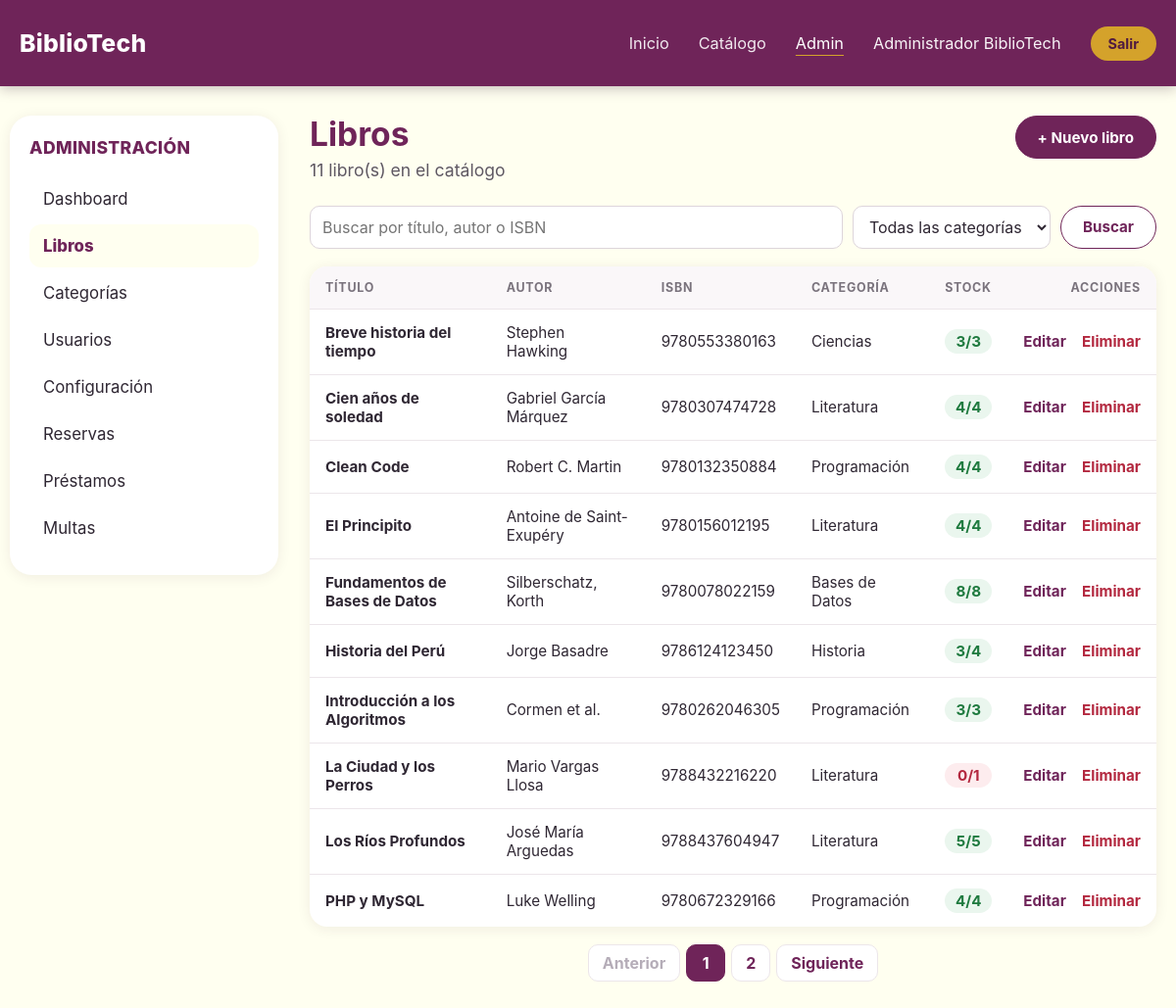
The app's page /admin/libros (signed in) with its own data.
### tables this page shows
CREATE TABLE IF NOT EXISTS libros (
    id               BIGINT UNSIGNED NOT NULL AUTO_INCREMENT,
    titulo           VARCHAR(255) NOT NULL,
    autor            VARCHAR(180) NOT NULL,
    isbn             VARCHAR(20) NOT NULL,
    id_categoria     BIGINT UNSIGNED NOT NULL,
    editorial        VARCHAR(150) NULL,
    anio             SMALLINT UNSIGNED NULL,
    portada_url      VARCHAR(500) NULL,
    sinopsis         TEXT NULL,
    stock_total      INT UNSIGNED NOT NULL DEFAULT 1,
    stock_disponible INT UNSIGNED NOT NULL DEFAULT 1,
    created_at       TIMESTAMP NOT NULL DEFAULT CURRENT_TIMESTAMP,
    updated_at       TIMESTAMP NOT NULL DEFAULT CURRENT_TIMESTAMP ON UPDATE CURRENT_TIMESTAMP,
    PRIMARY KEY (id),
    UNIQUE KEY uq_libros_isbn (isbn),
    KEY idx_libros_categoria (id_categoria),
    CONSTRAINT fk_libros_categoria FOREIGN KEY (id_categoria) REFERENCES categorias (id)
);

CREATE TABLE IF NOT EXISTS categorias (
    id          BIGINT UNSIGNED NOT NULL AUTO_INCREMENT,
    nombre      VARCHAR(100) NOT NULL,
    descripcion TEXT NULL,
    created_at  TIMESTAMP NOT NULL DEFAULT CURRENT_TIMESTAMP,
    updated_at  TIMESTAMP NOT NULL DEFAULT CURRENT_TIMESTAMP ON UPDATE CURRENT_TIMESTAMP,
    PRIMARY KEY (id),
    UNIQUE KEY uq_categorias_nombre (nombre)
);

### app/Controllers/Admin/BaseController.php (called while the page is built, shortened)
<?php
abstract class BaseController
{
    protected array $usuario;
    public function __construct()
    {
        $this->usuario = Auth::requireRole(['administrador']);
    }
    protected function render(string $vista, string $seccion, string $titulo, array $data = []): void
    {
        View::render($vista, $data + [
            'seccion' => $seccion,
            'titulo' => $titulo,
            'usuario' => $this->usuario,
            'csrf' => Csrf::token(),
            'mensajes' => Flash::pull(),
        ]);
    }
    protected function idDe(array $origen, string $clave = 'id'): int
    {
        $valor = $origen[$clave] ?? 0;
        return is_scalar($valor) ? max(0, (int) $valor) : 0;
    }
    protected function texto(string $clave, ?array $origen = null): string
    {
        $origen ??= $_POST;
        $valor = $origen[$clave] ?? '';
        return is_string($valor) ? trim($valor) : '';
    }
    protected function busqueda(): string
    {
        return mb_substr($this->texto('q', $_GET), 0, 100);
    }
    protected function pagina(): int
    {
        return max(1, $this->idDe($_GET, 'page'));
    }
}

### app/Controllers/Admin/LibroController.php (called while the page is built, shortened)
<?php
final class LibroController extends BaseController
{
    private Libro $libros;
    private Categoria $categorias;
    public function __construct()
    {
        $this->libros = new Libro();
        $this->categorias = new Categoria();
    }
    public function index(): void
    {
        $q = $this->busqueda();
        $cat = $this->idDe($_GET, 'categoria');
        $pag = new Paginator($this->libros->contar($q, $cat), self::POR_PAGINA, $this->pagina());
        $this->render('admin/libros/index', 'libros', 'Libros', [
            'filas' => $this->libros->listar($q, $cat, $pag->perPage, $pag->offset),
            'categorias' => $this->categorias->todas(),
            'pag' => $pag,
            'q' => $q,
            'cat' => $cat,
        ]);
    }
}

### app/Routes/admin.php (called while the page is built, shortened)
<?php
$router->get('/admin', static fn () => (new DashboardController())->index());
$router->get('/admin/configuracion', static fn () => (new ConfiguracionController())->index());
$router->post('/admin/configuracion/guardar', static fn () => (new ConfiguracionController())->guardar());
$router->get('/admin/libros', static fn () => (new LibroController())->index());

### app/Core/Router.php (called while the page is built, shortened)
<?php
final class Router
{
    private array $routes = [];
    public function dispatch(string $method, string $requestUri): void
    {
        $path = parse_url($requestUri, PHP_URL_PATH);
        $path = '/' . trim($path, '/');
        $handler = $this->routes[strtoupper($method)][$path] ?? null;
        $handler();
    }
    private function add(string $method, string $path, callable $handler): void
    {
        $normalizedPath = '/' . trim($path, '/');
        $this->routes[$method][$normalizedPath] = $handler;
    }
}

### index.php (called while the page is built, shortened)
<?php
spl_autoload_register(static function (string $class): void {
    $prefix = 'App\\';
    $relativeClass = substr($class, strlen($prefix));
    $file = __DIR__ . '/app/' . str_replace('\\', '/', $relativeClass) . '.php';
});
$auth = new AuthController();
$dashboard = new DashboardController();
$catalogo = new CatalogoController();
$reservas = new ReservaController();
$multas = new MultaController();
$router = new Router();
$router->get('/', [$auth, 'index']);
$router->get('/login', [$auth, 'showLogin']);
$router->post('/login', [$auth, 'login']);
$router->get('/register', [$auth, 'showRegister']);
$router->post('/register', [$auth, 'register']);
$router->post('/logout', [$auth, 'logout']);
$router->get('/home', [$dashboard, 'showHome']);
$router->get('/catalogo', [$catalogo, 'index']);
$router->get('/catalogo/show', [$catalogo, 'show']);
$router->get('/mis-reservas', [$reservas, 'index']);
$router->post('/reservas/crear', [$reservas, 'crear']);
$router->post('/reservas/cancelar', [$reservas, 'cancelar']);
$router->get('/mis-multas', [$multas, 'index']);
$router->post('/mis-multas/pagar', [$multas, 'pagar']);
require __DIR__ . '/app/Routes/admin.php';
try {
    $router->dispatch($_SERVER['REQUEST_METHOD'] ?? 'GET', $_SERVER['REQUEST_URI'] ?? '/');
} catch (Throwable $exception) {
    error_log((string) $exception);
    http_response_code(500);
    echo 'Ocurrió un error interno. Inténtalo de nuevo más tarde.';
}

### app/Core/Database.php (called while the page is built, shortened)
<?php
final class Database
{
    private static ?PDO $connection = null;
    public static function connection(): PDO
    {
        if (self::$connection === null) {
            $host = getenv('DB_HOST') ?: '127.0.0.1';
            $database = getenv('DB_NAME') ?: 'bdbibliotech';
            $username = getenv('DB_USER') ?: 'root';
            $password = getenv('DB_PASSWORD') ?: '';
            $dsn = sprintf('mysql:host=%s;dbname=%s;charset=utf8mb4', $host, $database);
            self::$connection = new PDO($dsn, $username, $password, [
                PDO::ATTR_ERRMODE => PDO::ERRMODE_EXCEPTION,
                PDO::ATTR_DEFAULT_FETCH_MODE => PDO::FETCH_ASSOC,
                PDO::ATTR_EMULATE_PREPARES => false,
            ]);
        }
        return self::$connection;
    }
}

### app/Models/Libro.php (called while the page is built, shortened)
<?php
final class Libro
{
    private PDO $db;
    public function __construct(?PDO $db = null)
    {
        $this->db = $db ?? Database::connection();
    }
    private function filtro(string $busqueda, int $categoriaId): array
    {
        $where = '(l.titulo LIKE :q1 OR l.autor LIKE :q2 OR l.isbn LIKE :q3)';
        $like = '%' . $busqueda . '%';
        $params = ['q1' => $like, 'q2' => $like, 'q3' => $like];
        return [$where, $params];
    }
    public function contar(string $busqueda, int $categoriaId = 0): int
    {
        [$where, $params] = $this->filtro($busqueda, $categoriaId);
        $statement = $this->db->prepare("SELECT COUNT(*) FROM libros l WHERE $where");
        $statement->execute($params);
        return (int) $statement->fetchColumn();
    }
    public function listar(string $busqueda, int $categoriaId, int $limite, int $offset): array
    {
        [$where, $params] = $this->filtro($busqueda, $categoriaId);
        $sql = "SELECT l.id, l.titulo, l.autor, l.isbn, l.stock_total, l.stock_disponible,
                       l.portada_url, c.nombre AS categoria
                FROM libros l
                LEFT JOIN categorias c ON c.id = l.id_categoria
                WHERE $where
                ORDER BY l.titulo
                LIMIT " . max(1, $limite) . ' OFFSET ' . max(0, $offset);
        $statement = $this->db->prepare($sql);
        $statement->execute($params);
        return $statement->fetchAll();
    }
}

### app/Core/Paginator.php (called while the page is built, shortened)
<?php
final class Paginator
{
    public function __construct(public readonly int $total, public readonly int $perPage = 10, mixed $requestedPage = 1)
    {
        $this->pages = max(1, (int) ceil($total / $perPage));
        $this->page = min(max(1, (int) $requestedPage), $this->pages);
    }
}

### app/Core/Url.php (called while the page is built, shortened)
<?php
final class Url
{
    private static string $basePath = '';
    public static function setBasePath(string $basePath): void
    {
        self::$basePath = rtrim($basePath, '/');
    }
    public static function to(string $path): string
    {
        return self::$basePath . '/' . ltrim($path, '/');
    }
}

### app/Views/admin/libros/index.php (the view, shortened to what this page needs)
<div class="adm-head">
    <div>
        <h1 class="adm-title">Libros</h1>
        <p class="adm-subtitle"><?= $pag->total ?> libro(s) en el catálogo</p>
    </div>
    <a class="adm-btn" href="<?= View::url('/admin/libros/crear') ?>">+ Nuevo libro</a>
</div>
<form class="adm-search" method="get" action="<?= View::url('/admin/libros') ?>">
    <input type="search" name="q" value="<?= View::e($q) ?>" placeholder="Buscar por título, autor o ISBN" maxlength="100" aria-label="Buscar libros">
    <select name="categoria" aria-label="Filtrar por categoría">
        <option value="0">Todas las categorías</option>
    </select>
    <button class="adm-btn adm-btn-ghost" type="submit">Buscar</button>
</form>
<div class="adm-table-wrap">
    <table class="adm-table">
        <thead>
        <tr><th>Título</th><th>Autor</th><th>ISBN</th><th>Categoría</th><th>Stock</th><th class="right">Acciones</th></tr>
        </thead>
        <tbody>
        <?php foreach ($filas as $f): ?>
            <tr>
                <td><strong><?= View::e($f['titulo']) ?></strong></td>
                <td><?= View::e($f['autor']) ?></td>
                <td><?= View::e($f['isbn']) ?></td>
                <td><?= View::e($f['categoria'] ?? '—') ?></td>
                <td><span class="adm-stock<?= (int) $f['stock_disponible'] === 0 ? ' adm-stock-zero' : '' ?>"><?= (int) $f['stock_disponible'] ?>/<?= (int) $f['stock_total'] ?></span></td>
                <td class="right actions">
                    <a class="adm-link" href="<?= View::e(Url::to('/admin/libros/editar') . '?id=' . (int) $f['id']) ?>">Editar</a>
                    <form method="post" action="<?= View::url('/admin/libros/eliminar') ?>" data-confirm="¿Eliminar «<?= View::e($f['titulo']) ?>»? Esta acción no se puede deshacer.">
                        <button class="adm-link adm-danger" type="submit">Eliminar</button>
                    </form>
                </td>
            </tr>
        <?php endforeach; ?>
        </tbody>
    </table>
</div>
<?= View::paginacion($pag, '/admin/libros') ?>

### assets/css/admin.css (style rules this page uses)
:root { color-scheme: light; --adm-purple: #6f2459; --adm-purple-dark: #4f1a40; --adm-gold: #d4a22b; --adm-cream: #fffff0; --adm-ink: #2f2733; --adm-muted: #7a737d; --adm-line: #ece6ea; --adm-green: #1f7a3f; --adm-red: #b3283f; }
* { box-sizing: border-box; }
body.adm { min-width: 320px; margin: 0; color: var(--adm-ink); background: var(--adm-cream); font-family: Inter, "Segoe UI", Arial, Helvetica, sans-serif; }
.adm-head { display: flex; align-items: flex-start; justify-content: space-between; gap: 16px; margin-bottom: 8px; flex-wrap: wrap; }
.adm-title { margin: 0; color: var(--adm-purple); font-size: 2.1rem; line-height: 1.15; }
.adm-subtitle { margin: 6px 0 28px; color: #5f5863; font-size: 1.1rem; }
.adm-head .adm-subtitle { margin-bottom: 18px; }
.adm-table-wrap { overflow-x: auto; border-radius: 18px; background: #fff; box-shadow: 0 2px 14px rgb(60 30 55 / 8%); }
.adm-table { width: 100%; border-collapse: collapse; font-size: 0.95rem; }
.adm-table th { padding: 14px 16px; color: var(--adm-muted); background: #faf7f9; font-size: 0.78rem; letter-spacing: 0.06em; text-align: left; text-transform: uppercase; white-space: nowrap; }
.adm-table td { padding: 14px 16px; border-top: 1px solid var(--adm-line); vertical-align: middle; }
.adm-table .right { text-align: right; }
.adm-table td.actions { white-space: nowrap; }
.adm-table td.actions form { display: inline; margin: 0 0 0 12px; }
.adm-link { padding: 0; border: 0; color: var(--adm-purple); background: none; cursor: pointer; font: inherit; font-weight: 700; text-decoration: none; }
.adm-danger { color: var(--adm-red); }
.adm-stock { display: inline-block; min-width: 48px; padding: 3px 10px; border-radius: 999px; color: var(--adm-green); background: #eaf6ee; font-weight: 700; text-align: center; }
.adm-stock-zero { color: var(--adm-red); background: #fdecee; }
.adm-search { display: flex; gap: 10px; margin-bottom: 18px; flex-wrap: wrap; }
.adm-search input[type="search"] { flex: 1 1 260px; }
input, select, textarea { width: 100%; min-height: 44px; padding: 10px 12px; border: 1px solid #ddd5db; border-radius: 10px; color: var(--adm-ink); background: #fff; font: inherit; font-weight: 400; }
.adm-search select { width: auto; min-width: 200px; }
.adm-btn { display: inline-flex; min-height: 44px; padding: 0 22px; border: 1px solid var(--adm-purple); border-radius: 999px; align-items: center; color: #fff; background: var(--adm-purple); cursor: pointer; font: inherit; font-size: 0.95rem; font-weight: 700; text-decoration: none; transition: filter 150ms ease; }
.adm-btn-ghost { color: var(--adm-purple); background: #fff; }

### records on screen
libros: id "11", titulo "La Ciudad y los Perros", autor "Mario Vargas Llosa", isbn "9788432216220", id_categoria.nombre "Literatura", stock_disponible "0", stock_total "1"
libros: titulo "Breve historia del tiempo", autor "Stephen Hawking", isbn "9780553380163", id_categoria.nombre "Ciencias", stock_disponible "3", stock_total "3"
libros: titulo "Cien años de soledad", autor "Gabriel García Márquez", isbn "9780307474728", id_categoria.nombre "Literatura", stock_disponible "4", stock_total "4"
libros: titulo "Clean Code", autor "Robert C. Martin", isbn "9780132350884", id_categoria.nombre "Programación", stock_disponible "4", stock_total "4"
libros: titulo "El Principito", autor "Antoine de Saint-Exupéry", isbn "9780156012195", id_categoria.nombre "Literatura", stock_disponible "4", stock_total "4"
libros: titulo "Fundamentos de Bases de Datos", autor "Silberschatz, Korth", isbn "9780078022159", id_categoria.nombre "Bases de Datos", stock_disponible "8", stock_total "8"
libros: titulo "Historia del Perú", autor "Jorge Basadre", isbn "9786124123450", id_categoria.nombre "Historia", stock_disponible "3", stock_total "4"
libros: titulo "Introducción a los Algoritmos", autor "Cormen et al.", isbn "9780262046305", id_categoria.nombre "Programación", stock_disponible "3", stock_total "3"
libros: titulo "Los Ríos Profundos", autor "José María Arguedas", isbn "9788437604947", id_categoria.nombre "Literatura", stock_disponible "5", stock_total "5"
libros: titulo "PHP y MySQL", autor "Luke Welling", isbn "9780672329166", id_categoria.nombre "Programación", stock_disponible "4", stock_total "4"

### other values on screen
View::e($usuario['nombre'] ?? '') "Administrador BiblioTech"
View::e($etiqueta) "Dashboard"
View::e($etiqueta) "Libros"
View::e($etiqueta) "Categorías"
View::e($etiqueta) "Usuarios"
View::e($etiqueta) "Configuración"
View::e($etiqueta) "Reservas"
View::e($etiqueta) "Préstamos"
View::e($etiqueta) "Multas"
